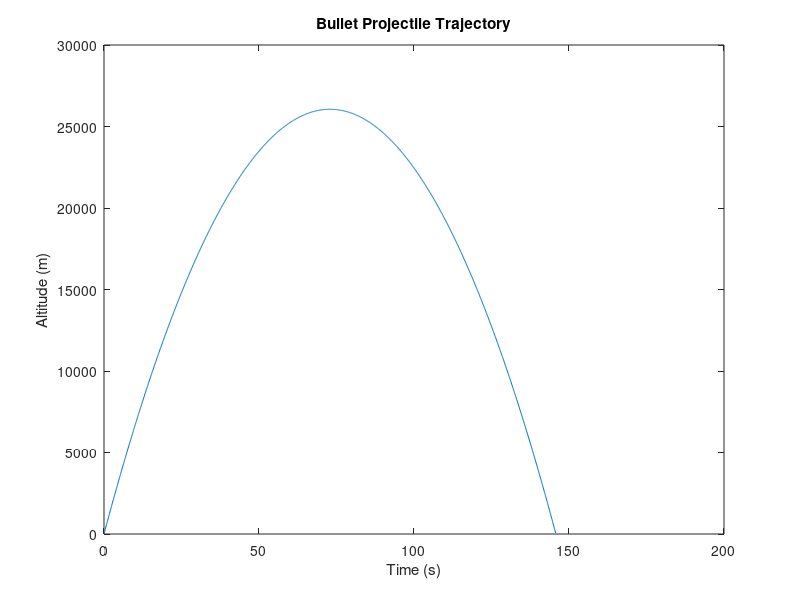

Write MATLAB code to recreate this figure.
% MEGN200: Worksheet 2
% Section - C
% Brandon Ching
% 8/31/2021 and Version 1

%% Tuesday Problem 1

clc; clear;
close all;

x = rand([1,5]);
mean_x = mean(x);
min_x = min(x);
max_x = max(x);

fprintf('Random Numbers: ')
fprintf('%0.2f ', x)
fprintf('\nMean => %0.2f', mean_x)
fprintf('\nMin => %0.2f', min_x)
fprintf('\nMax => %0.2f', max_x)
%% Tuesday Problem 2

clc; clear;
close all;

list(1) = input('Enter the first number: ');
list(2) = input('Enter the second number: ');
list(3) = input('Enter the third number: ');
min_value = input('Enter a minimum comparison value: ');

larger_than_min = (list>min_value);

fprintf('Numbers larger than min value => ')
fprintf('%i ', list(larger_than_min))

%% Tuesday Problem 3

clc; clear;
close all;

student_id = [104, 156, 126, 178, 101];
scores = [86, 91, 74, 95, 89];

scored_A = (scores>=90);

fprintf('Students with >A => ')
fprintf('%i ', student_id(scored_A))
%% Thursday Problem 1

clc; clear;
close all;

radius = 1:100;
area = pi*radius.^2;
corn_plants = area/0.1;
corn_yeild = corn_plants*1.5;
bushel_yeild = corn_yeild/50;
crop_value = bushel_yeild*4.35;
plot(radius, crop_value)
title('Center-Pivot Irrigation Crop Value')
xlabel('Radius (m)')
ylabel('Crop Value ($)')

needed_fields = ceil(1000000/crop_value(100));
fprintf('You would need %i center-piviot fields of 100m radius to raise $1 Million worth of corn',needed_fields)
%% Thursday Problem 2

clc; clear;
close all;

v_0 = 715;
t = 0:0.1:200;
y = v_0*t - (1/2) * (9.81) * t.^2;
above_ground = (y>=0);
time_above_ground = t(above_ground);
plot(time_above_ground, y(above_ground))
title("Bullet Projectile Trajectory")
xlabel("Time (s)")
ylabel("Altitude (m)")

max_height = max(y);
max_time = t(y==max_height);

fprintf('Max Height => %0.2fm', max_height)
fprintf('\nMax Time => %0.2fs', max_time)
fprintf('\nGround Impact Time => %0.2fs', time_above_ground(end))
